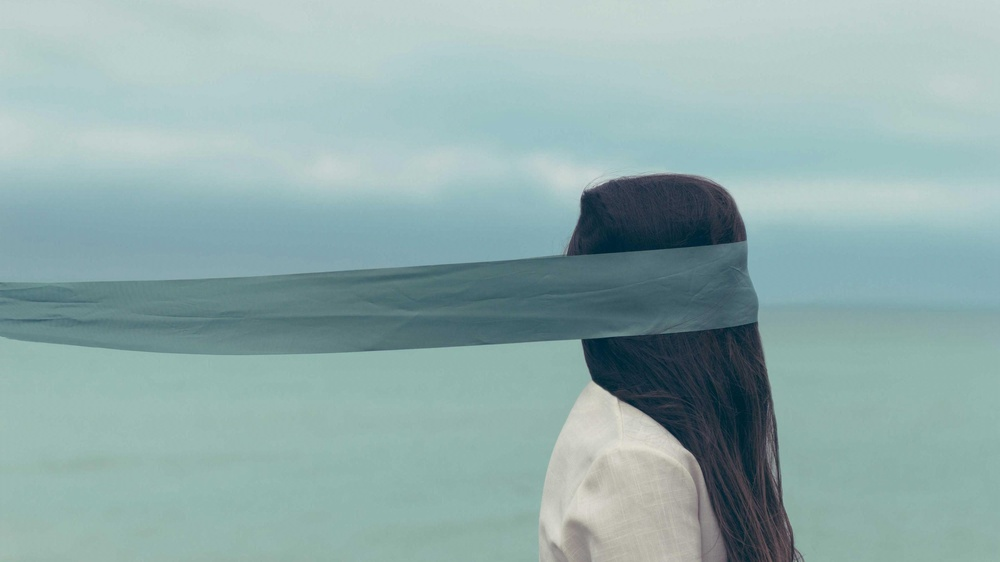
#> input picture compressed_image/compressed_img-3B.jpg, 1000 x 562 px, shrunk from 3840 x 2160 before the run, given in place of , which was not available
$ python img_compV5.py
#> lines starting #> are read from the running program, lines starting #| are printed output that depends on the picture; pictures that were not available may be replaced by others from this repository, and a replacement may not be noted
import numpy as np
import cv2
from PIL import Image
import os
import time
import multiprocessing as mp

# 1. Function to split the image into individual color channels
def split_channels(image):
    img_rgb = cv2.cvtColor(image, cv2.COLOR_BGR2RGB)
    return cv2.split(img_rgb)

# 2. Function to apply FFT to a color channel
def apply_fft(args):
    import os
    print(f"Processing channel in PID: {os.getpid()}")
    channel, compression_ratio = args
    f_transform = np.fft.fft2(channel)
    f_transform_shifted = np.fft.fftshift(f_transform)

    rows, cols = channel.shape
    crow, ccol = rows // 2, cols // 2
    mask = np.zeros((rows, cols), np.uint8)

    # Keeping a central portion of frequencies
    r = int(rows * compression_ratio)
    mask[crow - r:crow + r, ccol - r:ccol + r] = 1

    f_transform_shifted_masked = f_transform_shifted * mask
    f_ishift = np.fft.ifftshift(f_transform_shifted_masked)
    channel_compressed = np.fft.ifft2(f_ishift)

    return np.abs(channel_compressed)

# 3. Function to merge the channels back after FFT compression
def merge_channels(channels):
    return cv2.merge(channels)

# Function to process one image in serial mode
def process_image_serial(image_path, compression_ratio):
#> called with image_path = '', compression_ratio = 0.1
    img = cv2.imread(image_path)
#> img is the input picture: shape (562, 1000, 3); mean B, G, R 171.5, 172.2, 144.5
    if img is None:
        raise FileNotFoundError(f"Image file {image_path} not found.")

    channels = split_channels(img)
    compressed_channels = [apply_fft((channel, compression_ratio)) for channel in channels]
#> in apply_fft, `channel, compression_ratio = args`:
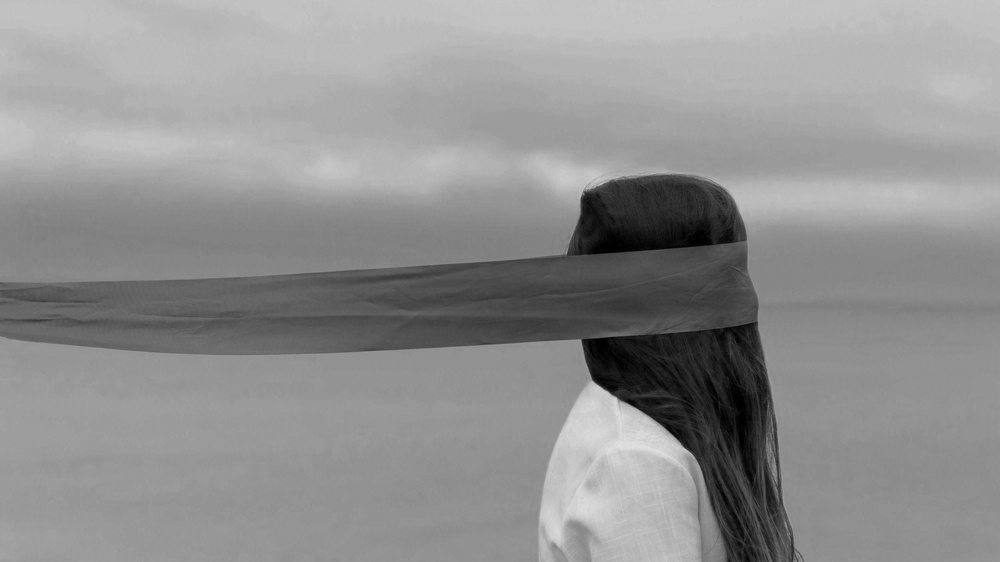
#> channel: shape (562, 1000); min 0, max 226, mean 144.5
#> in apply_fft (call 2), `channel, compression_ratio = args`:
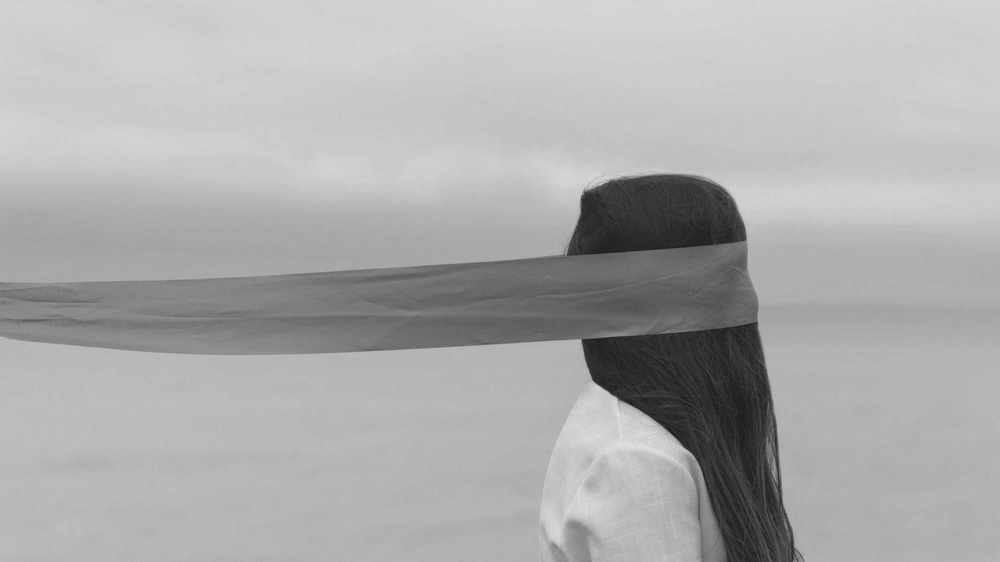
#> channel: shape (562, 1000); min 24, max 224, mean 172.2
#> in apply_fft (call 2), `channel, compression_ratio = args`: compression_ratio = 0.1
#> compressed_channels = 3 items
    compressed_image = merge_channels(compressed_channels)
#> in merge_channels, `return cv2.merge(channels)`:
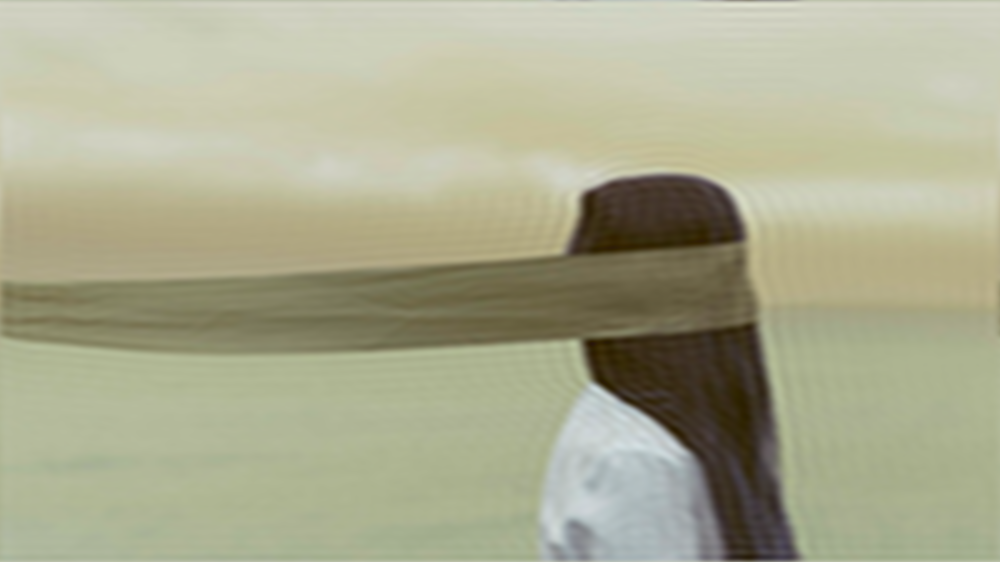
#> returned value: shape (562, 1000, 3) float64; mean of channels 0, 1, 2 144.5, 172.2, 171.5; drawn as B, G, R
    return np.uint8(np.clip(compressed_image, 0, 255))

# Function to process one image in parallel mode
def process_image_parallel(image_path, compression_ratio):
#> called with image_path = '', compression_ratio = 0.1
    img = cv2.imread(image_path)
    if img is None:
        raise FileNotFoundError(f"Image file {image_path} not found.")

    channels = split_channels(img)
    with mp.Pool(processes=3) as pool:
        compressed_channels = pool.map(apply_fft, [(channel, compression_ratio) for channel in channels])
#> compressed_channels = 3 items
    compressed_image = merge_channels(compressed_channels)
    return np.uint8(np.clip(compressed_image, 0, 255))

# Function to save the image to the disk
def save_image(image, output_path):
    img_to_save = Image.fromarray(image)
    img_to_save.save(output_path)

# Main processing loop with timing for both serial and parallel
if __name__ == "__main__":
    image_files = input("Enter the paths of the images to compress, separated by commas: ").split(',')
    image_files = [file.strip() for file in image_files]

    compression_ratio = 0.1

    output_dir = "compressed_image"
    os.makedirs(output_dir, exist_ok=True)

    # Process each image in serial
    print("\n--- Serial Processing ---")
    serial_start_time = time.time()
    for i, image_file in enumerate(image_files):
        output_file = os.path.join(output_dir, f"compressed_serial_{i+1}.jpg")
        print(f"Processing {image_file} in serial mode...")
        start_time = time.time()
        try:
            compressed_image = process_image_serial(image_file, compression_ratio)
            save_image(compressed_image, output_file)
            print(f"Saved compressed image to {output_file}.")
        except Exception as e:
            print(f"Error processing {image_file}: {e}")
        print(f"Time for {image_file}: {time.time() - start_time:.2f} seconds.")
    print(f"Total time for serial processing: {time.time() - serial_start_time:.2f} seconds.")

    # Process each image in parallel
    print("\n--- Parallel Processing ---")
    parallel_start_time = time.time()
    for i, image_file in enumerate(image_files):
        output_file = os.path.join(output_dir, f"compressed_parallel_{i+1}.jpg")
        print(f"Processing {image_file} in parallel mode...")
        start_time = time.time()
        try:
            compressed_image = process_image_parallel(image_file, compression_ratio)
            save_image(compressed_image, output_file)
            print(f"Saved compressed image to {output_file}.")
        except Exception as e:
            print(f"Error processing {image_file}: {e}")
        print(f"Time for {image_file}: {time.time() - start_time:.2f} seconds.")
    print(f"Total time for parallel processing: {time.time() - parallel_start_time:.2f} seconds.")

$ run again, on compressed_image/compressed_img-4B.jpg
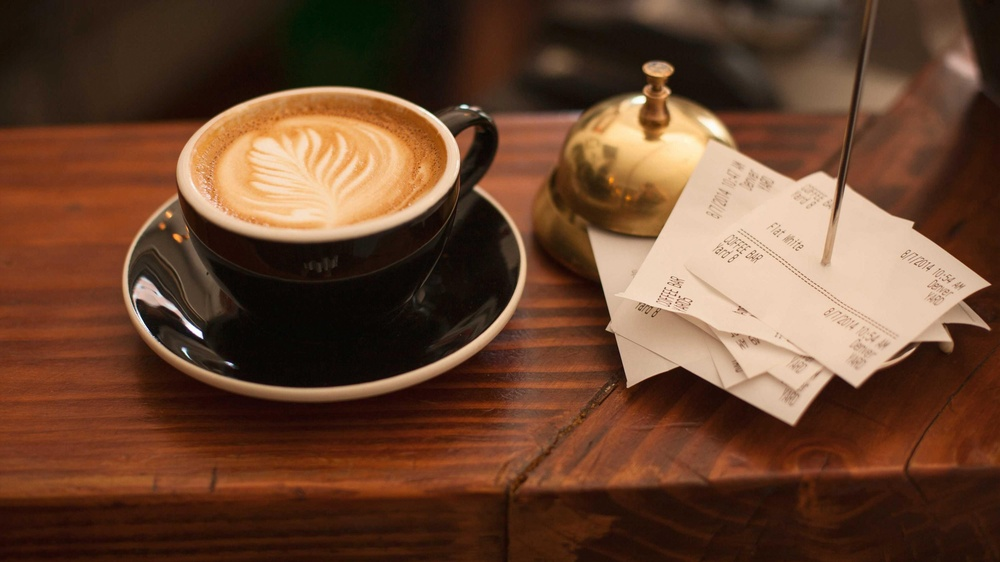
#> input picture compressed_image/compressed_img-4B.jpg, 1000 x 562 px, shrunk from 3840 x 2160 before the run, given in place of , which was not available
#> in process_image_serial, img is the input picture: shape (562, 1000, 3); mean B, G, R 48, 69.2, 104.9
#> in apply_fft (call 3), `channel, compression_ratio = args`:
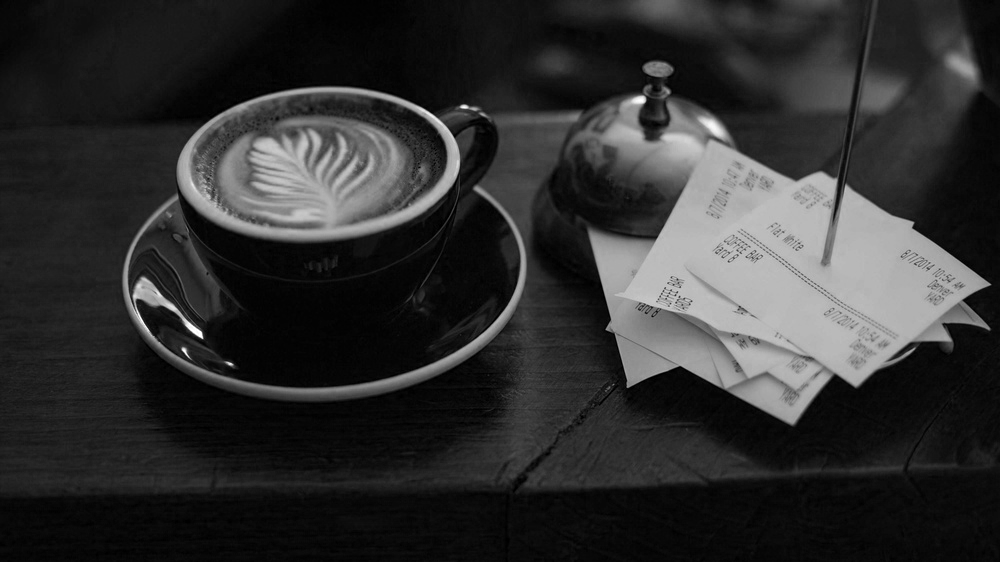
#> channel: shape (562, 1000); min 0, max 255, mean 48
#> in process_image_serial, `compressed_channels = [apply_fft((channel, compression_ratio)) for cha..`: compressed_channels = 3 items
#> in merge_channels, `return cv2.merge(channels)`:
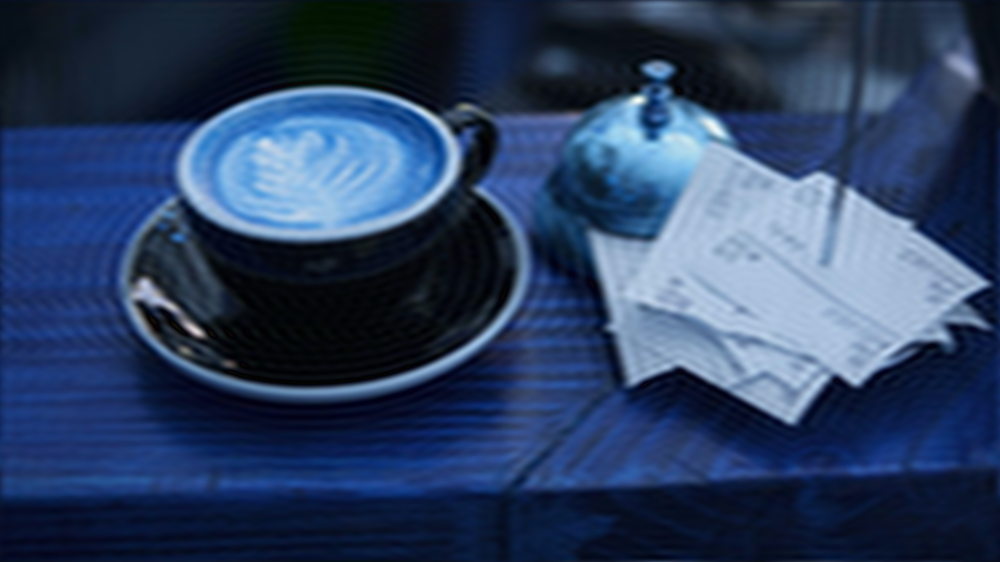
#> returned value: shape (562, 1000, 3) float64; mean of channels 0, 1, 2 104.9, 69.2, 48.1; drawn with min black and max white

$ run again, on compressed_image/compressed_img-5B.jpg
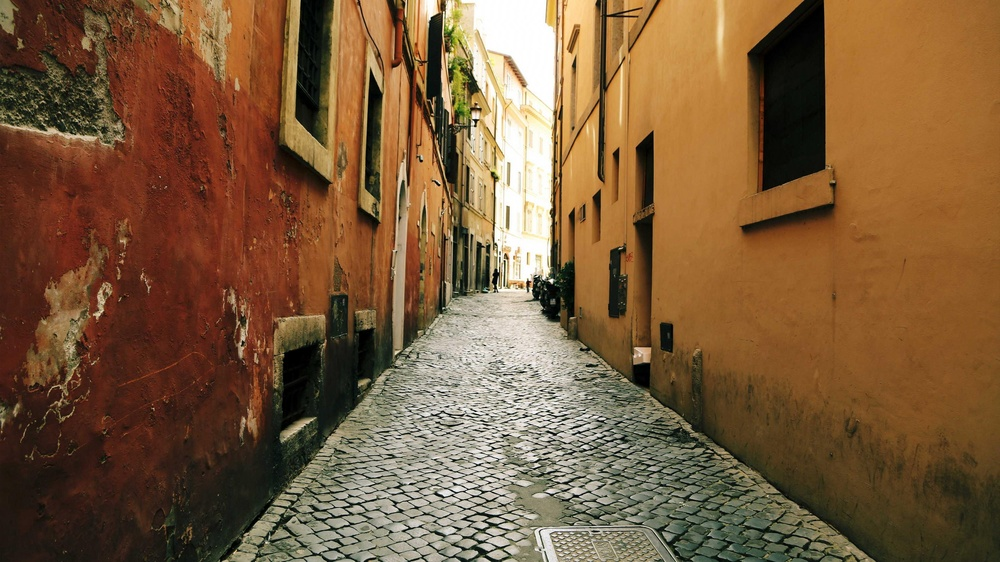
#> input picture compressed_image/compressed_img-5B.jpg, 1000 x 562 px, shrunk from 3840 x 2160 before the run, given in place of , which was not available
#> in process_image_serial, img is the input picture: shape (562, 1000, 3); mean B, G, R 58.9, 90.8, 122.7
#> in apply_fft (call 2), `channel, compression_ratio = args`:
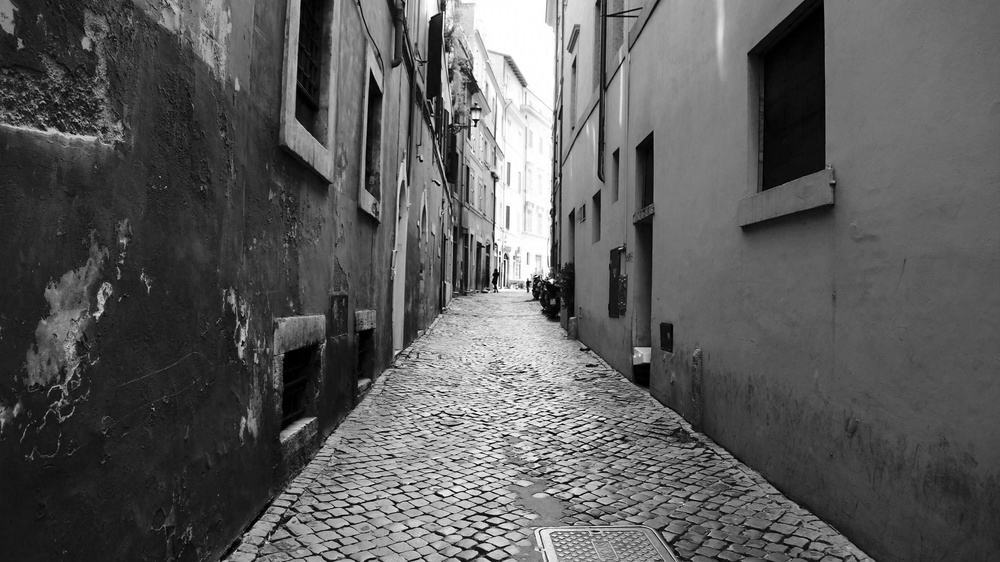
#> channel: shape (562, 1000); min 0, max 255, mean 90.8
#> compression_ratio = 0.1
#> in process_image_serial, `compressed_channels = [apply_fft((channel, compression_ratio)) for cha..`: compressed_channels = 3 items
#> in process_image_serial, `return np.uint8(np.clip(compressed_image, 0, 255))`:
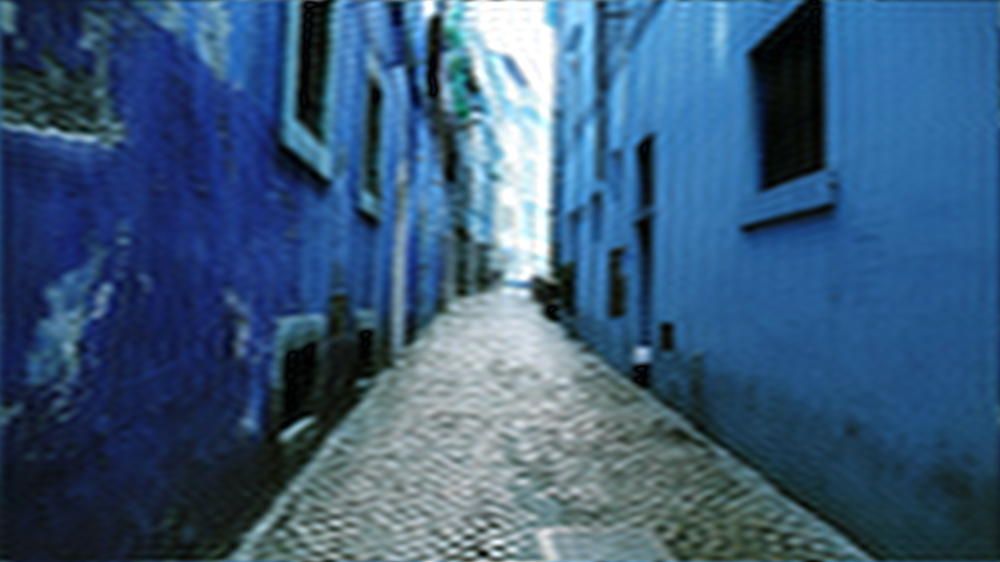
#> returned value: shape (562, 1000, 3); mean of channels 0, 1, 2 122.2, 90.4, 58.5; drawn as B, G, R
